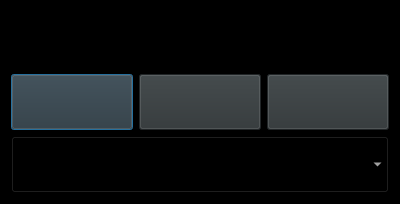
<?xml version="1.0" encoding="UTF-8"?>
<ui version="4.0">
 <class>Dialog</class>
 <widget class="QDialog" name="Dialog">
  <property name="geometry">
   <rect>
    <x>0</x>
    <y>0</y>
    <width>400</width>
    <height>204</height>
   </rect>
  </property>
  <property name="windowTitle">
   <string>Dialog</string>
  </property>
  <property name="styleSheet">
   <string notr="true">background-color: rgb(0, 0, 0);</string>
  </property>
  <layout class="QGridLayout" name="gridLayout_2">
   <item row="0" column="0">
    <layout class="QGridLayout" name="gridLayout">
     <item row="2" column="0">
      <layout class="QHBoxLayout" name="horizontalLayout_3">
       <item>
        <widget class="QComboBox" name="comboBoxSelectVideo">
         <property name="sizePolicy">
          <sizepolicy hsizetype="Preferred" vsizetype="Preferred">
           <horstretch>0</horstretch>
           <verstretch>0</verstretch>
          </sizepolicy>
         </property>
         <property name="styleSheet">
          <string notr="true">background-color: rgb(0, 0, 0);
color: rgb(255, 255, 255);</string>
         </property>
        </widget>
       </item>
      </layout>
     </item>
     <item row="1" column="0">
      <layout class="QHBoxLayout" name="horizontalLayout_6">
       <item>
        <widget class="QPushButton" name="buttonPlayVideo">
         <property name="sizePolicy">
          <sizepolicy hsizetype="Preferred" vsizetype="Preferred">
           <horstretch>0</horstretch>
           <verstretch>0</verstretch>
          </sizepolicy>
         </property>
         <property name="styleSheet">
          <string notr="true">
QPushButton:!pressed{
color: white;
background-color: rgb(46, 52, 54);

}
QPushButton:pressed{

color: white;
background-color: rgb(225, 237, 237);
border-radius: 5px;
}</string>
         </property>
         <property name="text">
          <string/>
         </property>
         <property name="icon">
          <iconset>
           <normaloff>New folder/play-button-arrowhead (1).png</normaloff>New folder/play-button-arrowhead (1).png</iconset>
         </property>
         <property name="iconSize">
          <size>
           <width>35</width>
           <height>35</height>
          </size>
         </property>
         <property name="checkable">
          <bool>true</bool>
         </property>
        </widget>
       </item>
       <item>
        <widget class="QPushButton" name="buttonStopRecord">
         <property name="sizePolicy">
          <sizepolicy hsizetype="Minimum" vsizetype="Preferred">
           <horstretch>0</horstretch>
           <verstretch>0</verstretch>
          </sizepolicy>
         </property>
         <property name="styleSheet">
          <string notr="true">
QPushButton:!pressed{
color: white;
background-color: rgb(46, 52, 54);

}
QPushButton:pressed{

color: white;
background-color: rgb(225, 237, 237);
border-radius: 5px;
}</string>
         </property>
         <property name="text">
          <string/>
         </property>
         <property name="icon">
          <iconset>
           <normalon>New folder/stop-button.png</normalon>
          </iconset>
         </property>
         <property name="iconSize">
          <size>
           <width>40</width>
           <height>40</height>
          </size>
         </property>
        </widget>
       </item>
       <item>
        <widget class="QPushButton" name="pushButtonPaused">
         <property name="sizePolicy">
          <sizepolicy hsizetype="Minimum" vsizetype="Preferred">
           <horstretch>0</horstretch>
           <verstretch>0</verstretch>
          </sizepolicy>
         </property>
         <property name="styleSheet">
          <string notr="true">
QPushButton:!pressed{
color: white;
background-color: rgb(46, 52, 54);

}
QPushButton:pressed{

color: white;
background-color: rgb(225, 237, 237);
border-radius: 5px;
}</string>
         </property>
         <property name="text">
          <string/>
         </property>
         <property name="icon">
          <iconset>
           <activeoff>New folder/pause.png</activeoff>
           <activeon>New folder/play-button111.png</activeon>
          </iconset>
         </property>
         <property name="iconSize">
          <size>
           <width>35</width>
           <height>35</height>
          </size>
         </property>
         <property name="checkable">
          <bool>true</bool>
         </property>
        </widget>
       </item>
      </layout>
     </item>
     <item row="0" column="0">
      <layout class="QHBoxLayout" name="horizontalLayout">
       <item alignment="Qt::AlignLeft">
        <widget class="QPushButton" name="windowIconRec">
         <property name="sizePolicy">
          <sizepolicy hsizetype="Minimum" vsizetype="Preferred">
           <horstretch>0</horstretch>
           <verstretch>0</verstretch>
          </sizepolicy>
         </property>
         <property name="text">
          <string/>
         </property>
         <property name="icon">
          <iconset>
           <normaloff>New folder/video-player.png</normaloff>New folder/video-player.png</iconset>
         </property>
         <property name="iconSize">
          <size>
           <width>40</width>
           <height>40</height>
          </size>
         </property>
         <property name="flat">
          <bool>true</bool>
         </property>
        </widget>
       </item>
       <item alignment="Qt::AlignHCenter">
        <widget class="QLabel" name="textEditDisplayVideoName">
         <property name="sizePolicy">
          <sizepolicy hsizetype="Preferred" vsizetype="Preferred">
           <horstretch>0</horstretch>
           <verstretch>0</verstretch>
          </sizepolicy>
         </property>
         <property name="styleSheet">
          <string notr="true">border: 0px solid white;
color: rgb(238, 238, 236);</string>
         </property>
         <property name="text">
          <string/>
         </property>
         <property name="alignment">
          <set>Qt::AlignCenter</set>
         </property>
        </widget>
       </item>
       <item alignment="Qt::AlignLeft">
        <widget class="QPushButton" name="buttonExit">
         <property name="sizePolicy">
          <sizepolicy hsizetype="Minimum" vsizetype="Preferred">
           <horstretch>0</horstretch>
           <verstretch>0</verstretch>
          </sizepolicy>
         </property>
         <property name="focusPolicy">
          <enum>Qt::StrongFocus</enum>
         </property>
         <property name="layoutDirection">
          <enum>Qt::RightToLeft</enum>
         </property>
         <property name="styleSheet">
          <string notr="true">
QPushButton:!pressed{

border-radius: 2px;
border-style: solid;
border-width: 0px;
border-radius: 10px;
border-color: #0FF;
	background-color: rgb(0, 0, 0);
}
QPushButton:pressed{

border-radius: 5px;

}</string>
         </property>
         <property name="text">
          <string/>
         </property>
         <property name="icon">
          <iconset>
           <normaloff>New folder/remove.png</normaloff>New folder/remove.png</iconset>
         </property>
         <property name="iconSize">
          <size>
           <width>40</width>
           <height>40</height>
          </size>
         </property>
        </widget>
       </item>
      </layout>
     </item>
    </layout>
   </item>
  </layout>
 </widget>
 <resources/>
 <connections/>
</ui>
